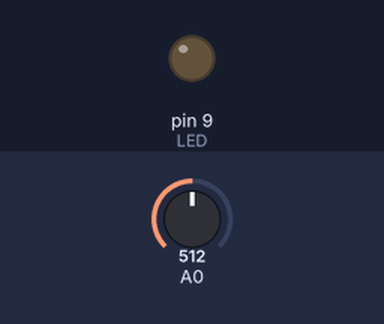
Recording of a sketch running on a simulated Arduino Uno, built with avr-gcc and run on an emulated ATmega328P. Shown: output pins drawn as LEDs (lit = HIGH). The inputs (shaded band) are chosen by the test bench; at power-on: A0 = 512. What the sketch prints to the serial monitor is not drawn.

Above: at 1.2 s.
1.3 s: A0 set to 716
At 1.51 s:
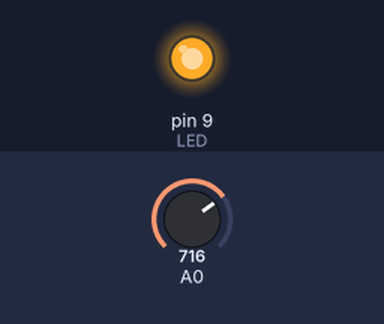
Timing chart, 0 to 4.3 s (numbered marks = the images above; inputs shaded):
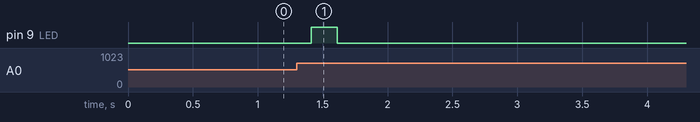

The sketch:

sketch.ino
```cpp
int minv, maxv;
unsigned long timer;

int sample = 200,
    volume,
    LED = 9;

void setup() {
    Serial.begin(9600);
    pinMode(LED, OUTPUT);
    resetv();
}

void loop() {

    int current = analogRead(A0);

    if (current > maxv) maxv = current;
    if (current < minv) minv = current;

    if (millis() - timer >= sample) {
        volume = maxv - minv;
        resetv();
    }

    Serial.println(String(volume));

    if (volume > 25) analogWrite(LED, 255);
    else analogWrite(LED, 0);
}

void resetv() {
    maxv = 0;
    minv = 1024;
    timer = millis();
}
```

Measured:
- after the input at 1.3 s, pin 9 (LED): LOW → HIGH after 0.11 s, → LOW 0.20 s later
